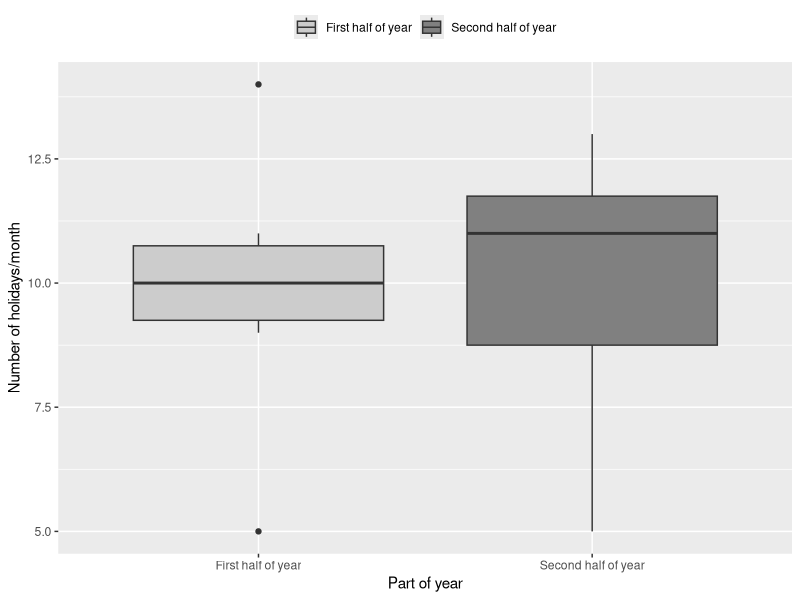

Here is the R script that generated this plot:
## ---- chunk 1
library(ggplot2)
library(tidyverse)

# Holidays taken from https://www.holidayinsights.com/everyday.htm. I am looking at the number of holidays it lists per month. 
holidays <- c(9, 11, 10, 13, 11, 5, 5, 8, 10, 12, 14, 11)
months <- c("Jan", "Feb", "Mar", "Apr", "May", "Jun", "Jul", "Aug", "Sep", "Oct", "Nov", "Dec")

yearhalf <- c("First half of year", "Second half of year")
holidayhalf <- c(holidays[1:6], holidays[7:12])

holidayframe <- data.frame(yearhalf, holidayhalf)

holidaymodel <- aov(holidayhalf~yearhalf, data=holidayframe)
print(summary(holidaymodel)[[1]][1,5]) #p-value

holidayplot <- ggplot(data=holidayframe, aes(x=yearhalf, y=holidayhalf, fill=yearhalf)) + 
  geom_boxplot() +
  scale_fill_grey(start=0.8, end=0.5) +
  theme(legend.position="top", legend.title= element_blank()) +
   ylab("Number of holidays/month") +
   xlab("Part of year")

print(holidayplot)
